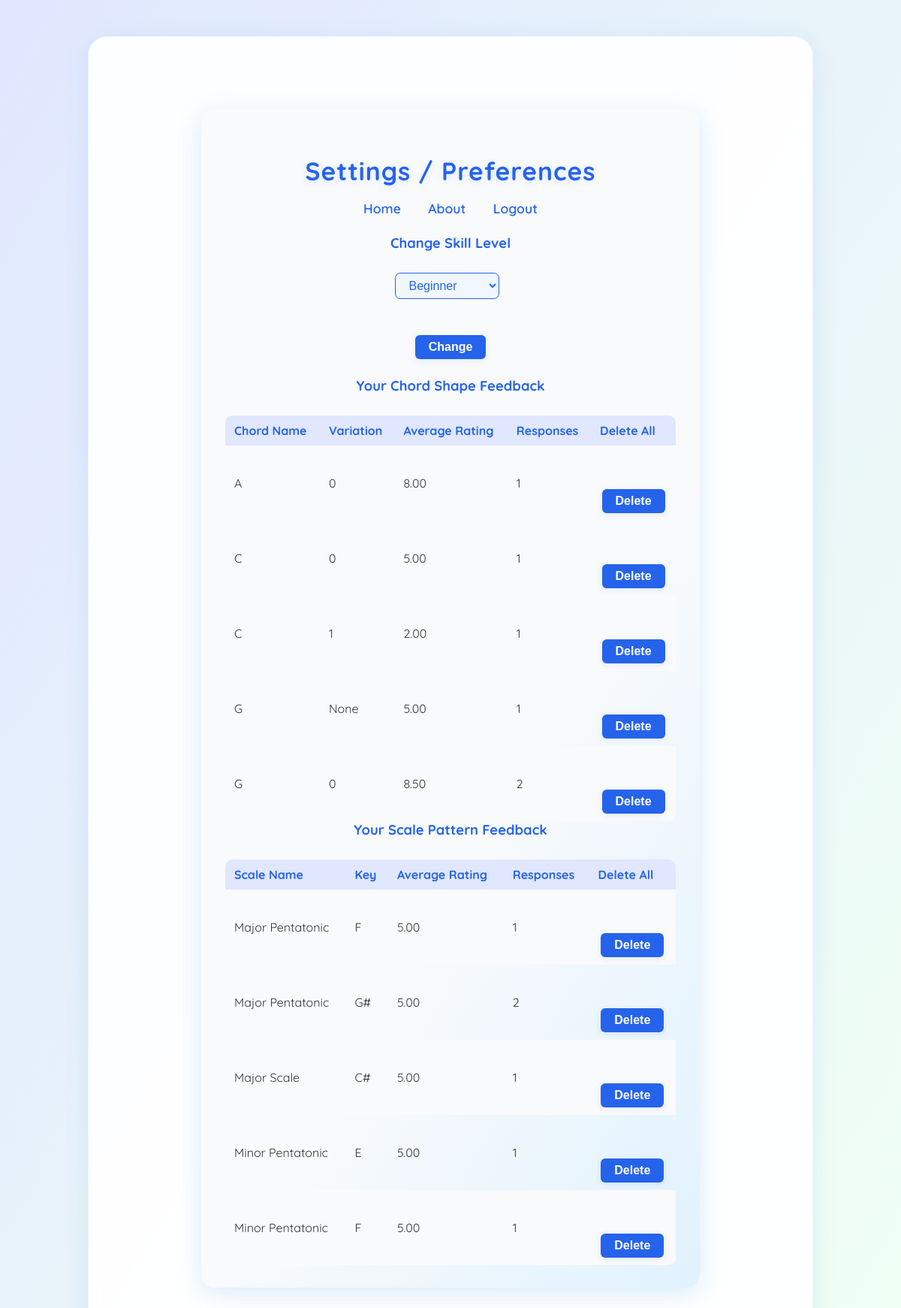
The page /preferences (signed in) on the database its author committed.
### tables this page shows
CREATE TABLE feedback (id INTEGER PRIMARY KEY, user_id INTEGER, exercise_type TEXT, rating INTEGER, chord_name TEXT, scale_name TEXT, scale_key TEXT, shape_name TEXT, variation_index INTEGER);

### GuitarWarmUp_Coach.py (the view, shortened to what this page needs)
@app.route('/preferences', methods=['GET', 'POST'])
def preferences():
    if 'user_id' not in session:
        return redirect(url_for('login'))
    with engine.connect() as conn:
        chord_feedback = conn.execute(
            text("""
                SELECT chord_name, variation_index, AVG(rating) as avg_rating, COUNT(*) as count
                FROM feedback
                WHERE user_id=:user_id AND exercise_type='single_chord'
                GROUP BY chord_name, variation_index
            """),
            {'user_id': session['user_id']}
        ).fetchall()
        scale_feedback = conn.execute(
            text("""
                SELECT scale_name, scale_key, AVG(rating) as avg_rating, COUNT(*) as count
                FROM feedback
                WHERE user_id=:user_id AND exercise_type='scale'
                GROUP BY scale_name, scale_key
            """),
            {'user_id': session['user_id']}
        ).fetchall()
    skill_level = session.get('skill_level', 'beginner')
    return render_template(
        'preferences.html',
        chord_feedback=chord_feedback,
        scale_feedback=scale_feedback,
        skill_level=skill_level
    )

### templates/preferences.html (shortened to what this page needs)
<!DOCTYPE html>
<html lang="en">
<head>
    <link rel="stylesheet" href="{{ url_for('static', filename='css/styles.css') }}">
</head>
<body>
    <div class="main-container">
        <div class="prefs-card">
            <header>
                <h1>Settings / Preferences</h1>
                <nav>
                    <a href="/">Home</a>
                    <a href="/about">About</a>
                    <a href="/logout" class="logout-btn">Logout</a>
                </nav>
            </header>
            <h2>Change Skill Level</h2>
            <form method="post" style="margin-bottom: 24px;">
                <select name="skill_level">
                    <option value="beginner" {% if skill_level == 'beginner' %}selected{% endif %}>Beginner</option>
                </select>
                <button type="submit" class="prefs-btn">Change</button>
            </form>
            <h2>Your Chord Shape Feedback</h2>
            {% if chord_feedback %}
                <table class="prefs-table">
                    <tr>
                        <th>Chord Name</th>
                        <th>Variation</th>
                        <th>Average Rating</th>
                        <th>Responses</th>
                        <th>Delete All</th>
                    </tr>
                    {% for entry in chord_feedback %}
                    <tr>
                        <td>{{ entry.chord_name }}</td>
                        <td>{{ entry.variation_index }}</td>
                        <td>{{ "%.2f"|format(entry.avg_rating) }}</td>
                        <td>{{ entry.count }}</td>
                        <td>
                            <form method="post" style="display:inline;">
                                <button type="submit" name="delete_pattern" class="prefs-btn" onclick="return confirm('Delete all feedback for this chord shape?');">Delete</button>
                            </form>
                        </td>
                    </tr>
                    {% endfor %}
                </table>
            {% else %}
                <div class="prefs-empty">No chord feedback yet.</div>
            {% endif %}
            <h2>Your Scale Pattern Feedback</h2>
            {% if scale_feedback %}
                <table class="prefs-table">
                    <tr>
                        <th>Scale Name</th>
                        <th>Key</th>
                        <th>Average Rating</th>
                        <th>Responses</th>
                        <th>Delete All</th>
                    </tr>
                    {% for entry in scale_feedback %}
                    <tr>
                        <td>{{ entry.scale_name }}</td>
                        <td>{{ entry.scale_key }}</td>
                        <td>{{ "%.2f"|format(entry.avg_rating) }}</td>
                        <td>{{ entry.count }}</td>
                        <td>
                            <form method="post" style="display:inline;">
                                <button type="submit" name="delete_pattern" class="prefs-btn" onclick="return confirm('Delete all feedback for this scale pattern?');">Delete</button>
                            </form>
                        </td>
                    </tr>
                    {% endfor %}
                </table>
            {% else %}
                <div class="prefs-empty">No scale feedback yet.</div>
            {% endif %}
        </div>
    </div>
</body>
</html>

### static/css/styles.css (style rules this page uses)
body { background: linear-gradient(120deg, #e0e7ff 0%, #f0fff4 100%); font-family: 'Quicksand', Arial, sans-serif; min-height: 100vh; margin: 0; padding: 0; color: #333; text-align: center; }
.main-container { max-width: 900px; margin: 48px auto 0 auto; background: rgba(255, 255, 255, 0.92); border-radius: 26px; box-shadow: 0 8px 32px rgba(52, 144, 220, 0.13); padding: 48px 32px 56px 32px; backdrop-filter: blur(8px); border: 1.5px solid rgba(180, 220, 255, 0.25); text-align: center; }
header { margin-bottom: 24px; }
h1 { text-align: center; margin-bottom: 40px; font-size: 2.7em; letter-spacing: 1.5px; color: #2563eb; font-weight: 800; text-shadow: 0 2px 8px #e0e7ff; }
h2 { text-align: center; margin-bottom: 28px; font-size: 1.6em; color: #059669; font-weight: 700; }
nav { margin-bottom: 24px; }
nav a { color: #2563eb; font-weight: 600; margin: 0 16px; text-decoration: none; font-size: 1.1em; transition: color 0.2s; }
.btn-main, button { display: block; background: #2563eb; color: #fff; border: none; border-radius: 12px; padding: 16px 38px; font-size: 1.15em; font-weight: bold; margin: 48px auto 0 auto; cursor: pointer; transition: background 0.2s, transform 0.15s, box-shadow 0.18s; box-shadow: 0 2px 8px rgba(37, 99, 235, 0.10); }
a { color: #2563eb; text-decoration: underline; font-weight: 600; margin-top: 24px; display: inline-block; transition: color 0.2s; }
select { padding: 7px 14px; border-radius: 7px; border: 1.5px solid #2563eb; font-size: 1em; margin-right: 10px; background: #f0f7ff; color: #2563eb; }
.prefs-card { background: linear-gradient(120deg, #f8fafc 60%, #e0f2fe 100%); border-radius: 18px; box-shadow: 0 8px 32px rgba(52, 144, 220, 0.18); padding: 38px 32px 30px 32px; max-width: 600px; margin: 48px auto 0 auto; animation: fadeInCard 0.7s; }
.prefs-card h1 { color: #2563eb; font-size: 2.1em; margin-bottom: 18px; font-weight: 800; letter-spacing: 1px; }
.prefs-card h2 { margin-top: 0; color: #2563eb; font-size: 1.15em; font-weight: 700; }
.prefs-table { width: 100%; border-collapse: collapse; margin-top: 18px; border-radius: 10px; overflow: hidden; }
.prefs-table th, .prefs-table td { padding: 10px 12px; text-align: left; }
.prefs-table th { background: #e0e7ff; color: #2563eb; font-weight: 700; }
.prefs-table tr:nth-child(even) { background: #f9fafc; }
.prefs-btn, .prefs-table button { background: #2563eb; color: #fff; border: none; border-radius: 6px; padding: 7px 18px; font-size: 1em; cursor: pointer; transition: background 0.2s; font-weight: 600; }

### rows shown on the page
feedback: scale_name "Major Pentatonic", scale_key "F", avg_rating "5.00", count "1"
feedback: scale_name "Major Scale", scale_key "C#", avg_rating "5.00", count "1"
feedback: scale_name "Minor Pentatonic", scale_key "E", avg_rating "5.00", count "1"
feedback: scale_name "Minor Pentatonic", scale_key "F", avg_rating "5.00", count "1"

### other values the page prints
{{ entry.chord_name }} "A" "C" "C" "G" "G"
{{ entry.variation_index }} "0" "0" "1" "None" "0"
{{ "%.2f"|format(entry.avg_rating) }} "8.00" "5.00" "2.00" "5.00" "8.50"
{{ entry.count }} "1" "1" "1" "1" "2"
{{ entry.scale_name }} "Major Pentatonic"
{{ entry.scale_key }} "G#"
{{ "%.2f"|format(entry.avg_rating) }} "5.00"
{{ entry.count }} "2"
